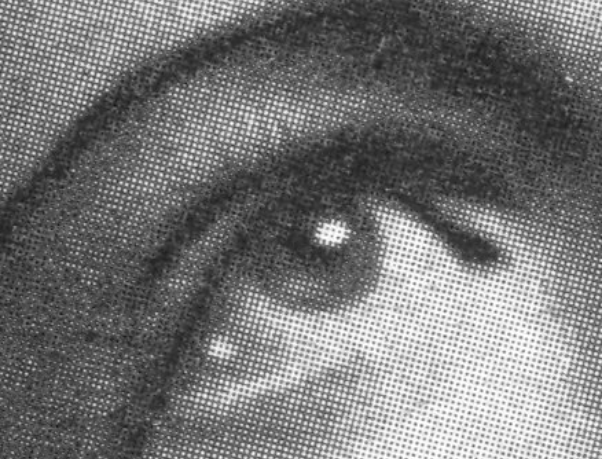
#> input picture Lab 3/pic1.png, 602 x 459 px
$ python Task3-5.py
#> lines starting #> are read from the running program, lines starting #| are printed output that depends on the picture
import cv2 as cv
import numpy as np

# Функция Гаусса
def gauss(x, y, a, b, sigma):
    return (1 / (np.pi * (2 * sigma ** 2))) * np.exp(-((x-a) ** 2 + (y-b) ** 2) / (2 * sigma ** 2))

# Нормализированная матрица Гаусса
def gaussian_matrix(size, sigma):
    sum = 0
    # Исходная матрица
    matrix = np.ones((size, size))
    for i in range(size):
        for j in range(size):
            matrix[i, j] = gauss(i, j, (size - 1) // 2, (size - 1) // 2, sigma)
    # Нормализация
    for i in range(size):
        for j in range(size):
            sum += matrix[i, j]
    for i in range(size):
        for j in range(size):
            matrix[i, j] /= sum
    return matrix

# Реализация фильтра Гаусса
def my_gaussian_blur(img, size, sigma):
    # Так как Гауссовским ядром мы не можем доработать границы, то просто нарастим их и удалим после обработки
    border = size // 2
    Blur_img = cv.copyMakeBorder(img, border, border, border, border, cv.BORDER_REFLECT)
    # Вычислим Гауссовское ядро
    kernel = gaussian_matrix(size, sigma)
    # Применение операции свертки к изображению
    Blur_img = convolution(Blur_img, kernel)
    Blur_img_cropped = Blur_img[border:-border, border:-border]
    return Blur_img_cropped

# Свертка
def convolution(img, kernel):
    # Копируем изображение
    Blur_copy = img.copy()
    ksize = len(kernel)
    x0 = ksize // 2
    y0 = ksize // 2
    # Итерации по внутренним пикселям изображения
    for i in range(x0, Blur_copy.shape[0] - x0):
        for j in range(y0, Blur_copy.shape[1] - y0):
            val = 0
            for m in range(-(ksize // 2), ksize // 2 + 1):
                for n in range(-(ksize // 2), ksize // 2 + 1):
                    val += img[i + m, j + n] * kernel[m + (ksize // 2), n + (ksize // 2)]
            Blur_copy[i, j] = val
    return Blur_copy


def task1():

    img = cv.imread("pic1.png", cv.IMREAD_GRAYSCALE)
#> img: shape (459, 602); min 21, max 255, mean 117.7

    sigma = 2.0
    ksize = 15
    # Blur_img = my_gaussian_blur(img, ksize, sigma)
    # cv.imshow(f'Blur_img ksize = {ksize} sigma = {sigma}', Blur_img)

    # Задание 4. Доп примеры
    Blur_img1 = my_gaussian_blur(img,7, 7)
#> in my_gaussian_blur, `Blur_img = cv.copyMakeBorder(img, border, border, border, border, cv.B..`:
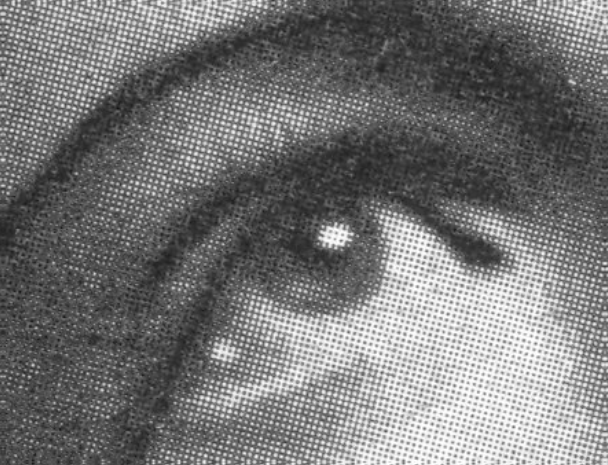
#> Blur_img: shape (465, 608); min 21, max 255, mean 118
#> after the loop in convolution, `for i in range(x0, Blur_copy.shape[0] - x0):`:
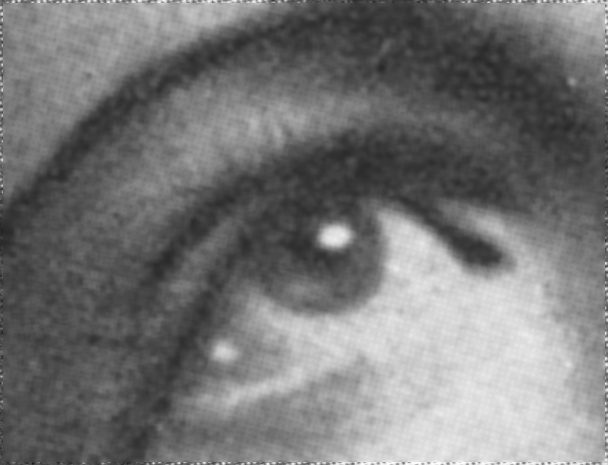
#> Blur_copy: shape (465, 608); min 26, max 255, mean 117.5
    cv.imshow('Blur_img ksize = 31 sigma = 7', Blur_img1)
    #
    # Blur_img2 = my_gaussian_blur(img, 11, 15)
    # cv.imshow('Blur_img ksize = 11 sigma = 15', Blur_img2)


    # Задание 5 Реализация встроенным методом OpenCV
    imgBlur_CV2 = cv.GaussianBlur(img, (ksize, ksize), sigma)
    cv.imshow('Blur CV2', imgBlur_CV2)
    cv.waitKey(0)

task1()
